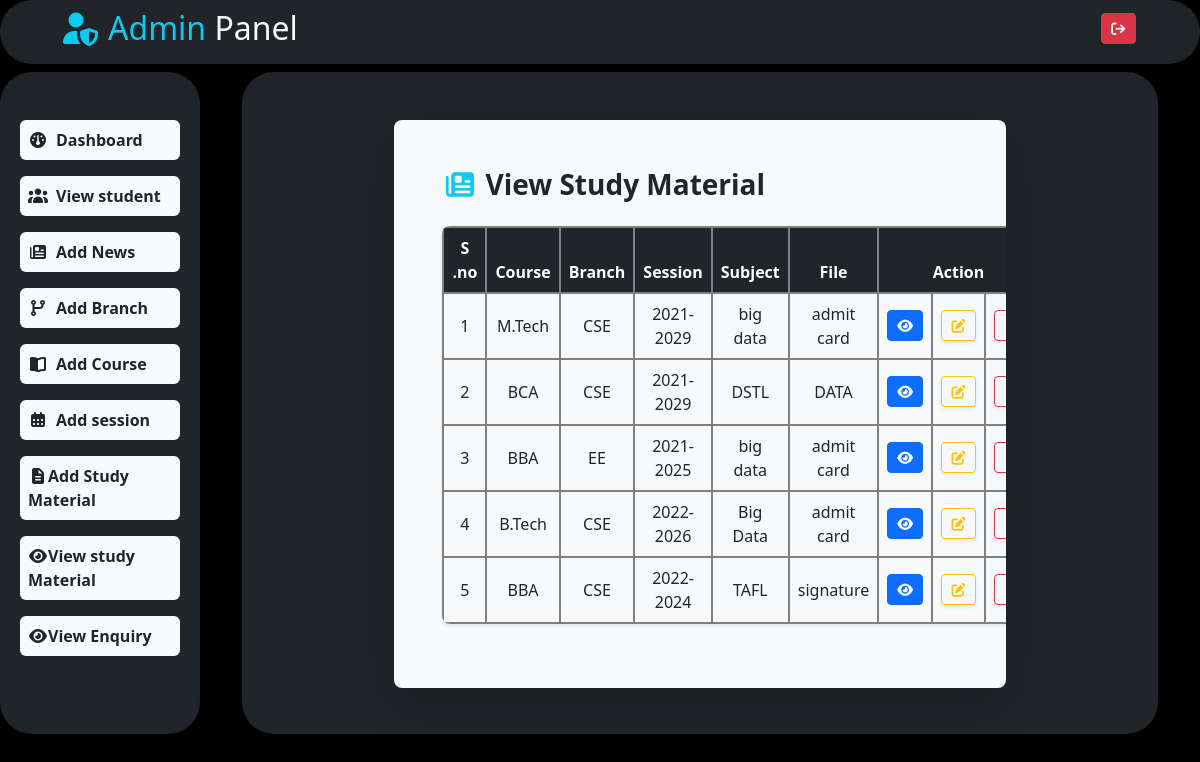
The page /index/viewstudy/ on the database its author committed.
### myapp/models.py (models this page shows)
class Study(models.Model):
    course=models.CharField(max_length=30)
    branch=models.CharField(max_length=30)
    session=models.CharField(max_length=30)
    subject=models.CharField(max_length=30)
    file_name=models.CharField(max_length=30)
    file=models.FileField(max_length=255,upload_to="study")

### myapp/views.py (the view)
# urls.py: path('viewstudy/',views.viewstudy,name="viewstudy"),
def viewstudy(request):
    st = Study.objects.all()
    return render(request,'viewstudy.html',locals())

### myapp/templates/viewstudy.html (shortened to what this page needs)
{%extends 'index.html'%}
{%block body%}
<div class="row mt-5">
        <div class="col-md-8 p-5 mx-auto bg-light rounded-3 table-responsive shadow-lg">
            <h3 class="text-dark mb-4 fw-bold"><i class="fas fa-newspaper text-info me-2 fa-bounce"></i>View Study Material</h3>
            <table class="table table-hover align-middle text-center shadow-sm rounded-3 overflow-hidden">
                <thead class="table-dark">
                    <tr>
                        <th scope="col">S .no</th>
                        <th scope="col">Course</th>
                        <th scope="col">Branch</th>
                        <th scope="col">Session</th>
                        <th scope="col">Subject</th>
                        <th scope="col">File</th>
                        <th scope="col" colspan="3">Action</th>
                    </tr>
                </thead>
                <tbody>
                    {%for i in st%}
                    <tr>
                        <td>{{forloop.counter}}</td>
                        <td>{{i.course}}</td>
                        <td>{{i.branch}}</td>
                        <td>{{i.session}}</td>
                        <td>{{i.subject}}</td>
                        <td>{{i.file_name}}</td>
                        <td><a href="/media/{{i.file}}" target="_blank" class="btn btn-sm btn-primary"><i class="fa fa-eye"></i></a></td>
                        <td><a href="{%url 'myapp:editstudy' i.id %}" class="btn btn-outline-warning btn-sm shadow-sm"><i class="fa fa-edit"></i></a></td>
                        <td><a href="{%url 'myapp:deletestudy' i.id %}" class="btn btn-outline-danger btn-sm shadow-sm"><i class="fa fa-trash"></i></a></td>
                    </tr>
                    {%endfor%}
                </tbody>
{%endblock%}

### myapp/templates/index.html (shortened to what this page needs)
<!-- {%load static%}
<!doctype html>
<html lang="en">
  <head>
    <meta charset="utf-8">
    <meta name="viewport" content="width=device-width, initial-scale=1">
    <title>Bootstrap demo</title>
    <link href="https://cdn.jsdelivr.net/npm/bootstrap@5.2.3/dist/css/bootstrap.min.css" rel="stylesheet">
    <link rel="stylesheet" href="{% static 'css/style.css'%}">
  </head>
  <body>
    <h1>Hello, world!</h1>
   <a href="adnews/"> <img src="{% static 'img/img2.jpg'%}" alt="" class="w-25" ></a>
   <div class="box"></div>
    <script src="https://cdn.jsdelivr.net/npm/bootstrap@5.2.3/dist/js/bootstrap.bundle.min.js"></script>
  </body>
</html> -->
{%load static%}
<!doctype html>
<html lang="en">
  <head>
    <link href="https://cdn.jsdelivr.net/npm/bootstrap@5.2.3/dist/css/bootstrap.min.css" rel="stylesheet">
    <link rel="stylesheet" href="https://cdnjs.cloudflare.com/ajax/libs/font-awesome/7.0.1/css/all.min.css" />
    <link rel="stylesheet" href="{%static 'css/style.css'%}">
  </head>
  <body>
    <div class="container-fluid bg-black">
        <div class="row bg-dark text-light rounded-5 py-2 " style="height: 8vh;">
            <div class="col-lg-3 my-auto ms-5 "><h2><i class="fa-solid fa-user-shield text-info me-2 "></i><span class="text-info">Admin</span> Panel</h2></div>
            <div class="col-lg-8 text-end my-auto">
                <a href="{%url 'mainapp:logout'%}" class="btn btn-danger btn-sm mb-2">
                  <i class="fa-solid fa-arrow-right-from-bracket "></i>
                </a>
            </div>
        </div>
        <div class="row bg-black" style="height:92vh;">
          <div class="col-lg-2 bg-dark h-90 shadow-lg rounded-5 my-2" style="overflow:auto;">
            <ul class="mt-5  list-unstyled ">
              <li class="bg-light text-dark my-3 p-2 rounded-2 mx-2 aa">
                <a href="{%url 'myapp:adhome' %}" class="nav-link fw-bold"><i class="fa-solid fa-gauge fa-bounce me-2"></i>Dashboard</a>
              </li>
              <li class="bg-light text-dark my-3 p-2 rounded-2 mx-2 aa">
                <a href="{%url 'myapp:adstu'%}" class="nav-link fw-bold"><i class="fa-solid fa-users fa-fade me-2"></i>View student</a>
              </li>
              <li class="bg-light text-dark my-3 p-2 rounded-2 mx-2 aa">
                <a href="{%url 'myapp:adnews'%}" class="nav-link fw-bold"><i class="fa-solid fa-newspaper fa-bounce me-2"></i>Add News</a>
              </li>
              <li class="bg-light text-dark my-3 p-2 rounded-2 mx-2 aa">
                <a href="{%url 'myapp:adbranch'%}" class="nav-link fw-bold"><i class="fa-solid fa-code-branch fa-fade me-2"></i>Add Branch</a>
              </li>
              <li class="bg-light text-dark my-3 p-2 rounded-2 mx-2 aa">
                <a href="{%url 'myapp:adcourse'%}" class="nav-link fw-bold"><i class="fa-solid fa-book-open fa-bounce me-2"></i>Add Course</a>
              </li>
              <li class="bg-light text-dark my-3 p-2 rounded-2 mx-2 aa">
                <a href="{%url 'myapp:adsession'%}" class="nav-link fw-bold"><i class="fa-solid fa-calendar-days fa-fade me-2"></i>Add session</a>
              </li>
              <li class="bg-light text-dark my-3 p-2 rounded-2 mx-2 aa">
                <a href="{%url 'myapp:adstudy'%}" class="nav-link fw-bold"><i class="fa-solid fa-file-lines fa-bounce "></i>Add Study Material</a>
              </li>
              <li class="bg-light text-dark my-3 p-2 rounded-2 mx-2 aa">
                <a href="{%url 'myapp:viewstudy'%}" class="nav-link fw-semibold "><i class="fa-solid fa-eye fa-fade "></i>View study Material</a>
              </li>
              <li class="bg-light text-dark my-3 p-2 rounded-2 mx-2 aa">
                <a href="{%url 'mainapp:viewenquiry'%}" class="nav-link fw-semibold "><i class="fa-solid fa-eye fa-fade "></i>View Enquiry</a>
              </li>
            </ul>
          </div>
          <div class="col-lg-10 h-100">
            <div class="row h-100">
              <div class="col-11 mx-auto bg-dark h-90 my-2 shadow-lg rounded-5" style="overflow: auto;">
                {%block body%}{%endblock%}
              </div>
            </div>
          </div>
        </div>
    </div>
  </body>
</html>

### myapp/static/css/style.css (style rules this page uses)
.h-90 { height: 90% !important; }
.h-90 { height: 90%!important; }
tr,th,td { border:2px solid grey; }

### myapp/templates/index.html (style rules this page uses)
.table { border-radius: 12px; overflow: hidden; }

### rows shown on the page
Study: course "M.Tech", branch "CSE", session "2021-2029", subject "big data", file_name "admit card"
Study: course "BCA", branch "CSE", session "2021-2029", subject "DSTL", file_name "DATA"
Study: course "BBA", branch "EE", session "2021-2025", subject "big data", file_name "admit card"
Study: course "B.Tech", branch "CSE", session "2022-2026", subject "Big Data", file_name "admit card"
Study: course "BBA", branch "CSE", session "2022-2024", subject "TAFL", file_name "signature"
